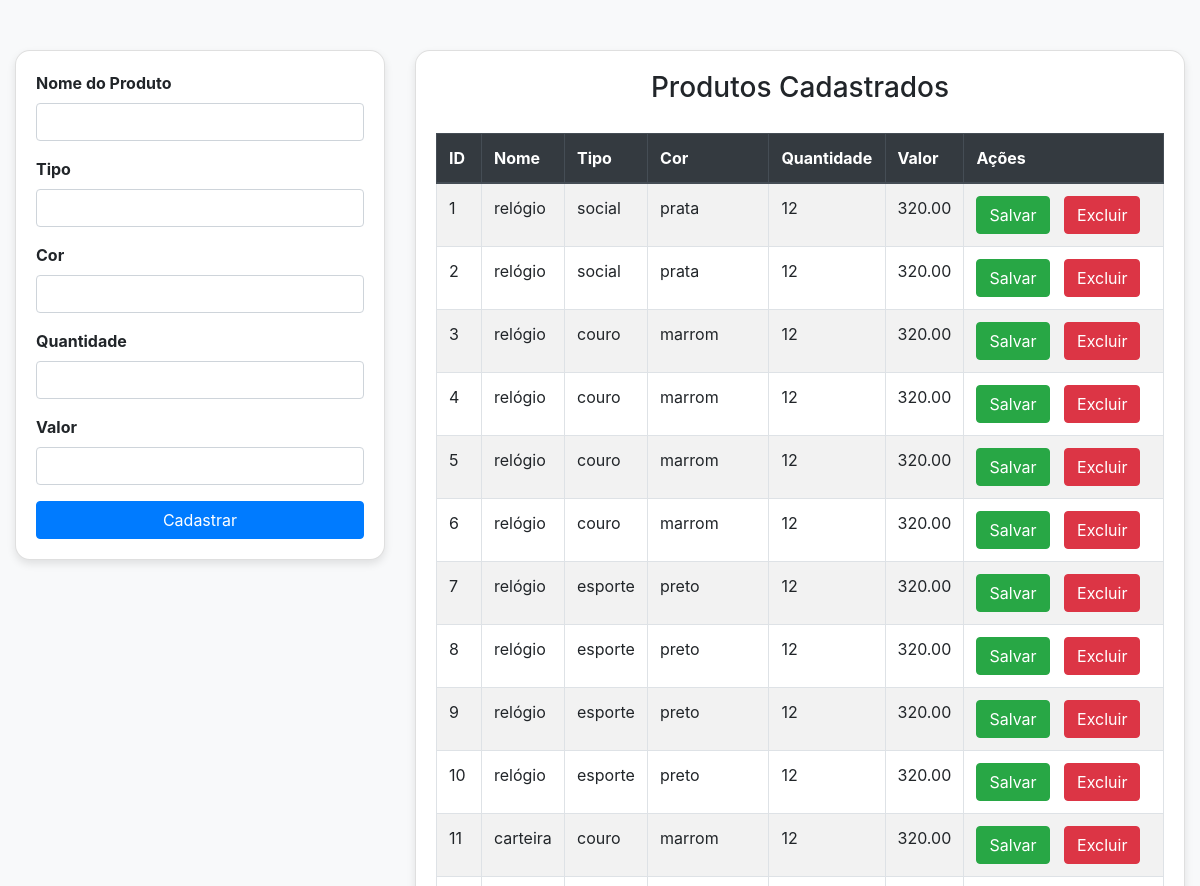
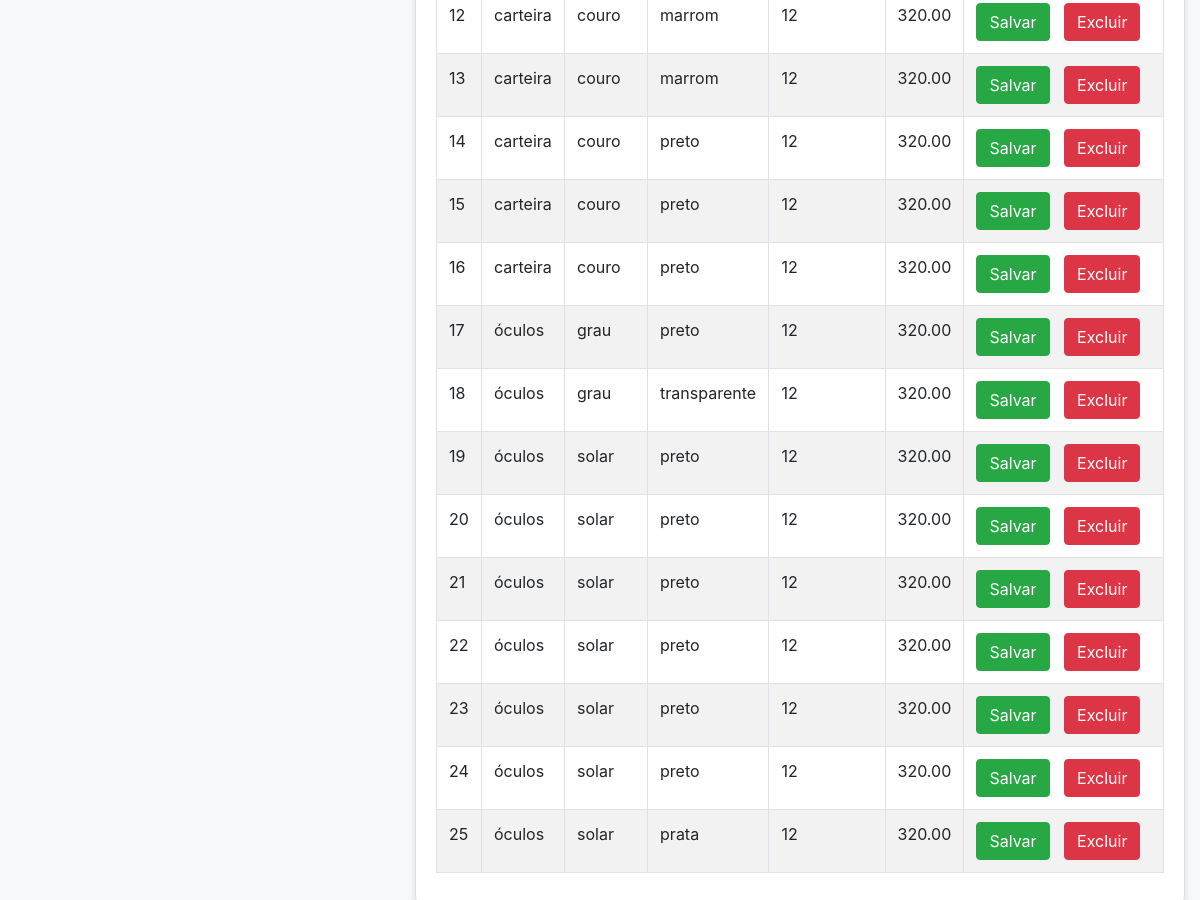
The page /class/CadastrarItem.php on the database its author committed (2 pictures, top to bottom).
### tables this page shows
CREATE TABLE `produtos` (
    `id` INT NOT NULL AUTO_INCREMENT,
    `nome` VARCHAR(100) NOT NULL,
    `tipo` VARCHAR(50) NOT NULL,
    `cor` VARCHAR(30),
    `quantidade` INT NOT NULL,
    `valor` DECIMAL(10, 2) NOT NULL,
    PRIMARY KEY (`id`)
);

### class/CadastrarItem.php (the view, shortened to what this page needs)
<?php
class Produto
{
    private $conn;
    public function __construct($conn)
    {
        $this->conn = $conn;
    }
    public function listar()
    {
        $sql = "SELECT * FROM produtos";
        $stmt = $this->conn->prepare($sql);
        $stmt->execute();
        return $stmt->fetchAll(PDO::FETCH_ASSOC);
    }
}
$database = new Database();
$conn = $database->getConnection();
$produto = new Produto($conn);
$produtos = $produto->listar();
?>
<!DOCTYPE html>
<html lang="pt-BR">
<head>
    <link href="https://stackpath.bootstrapcdn.com/bootstrap/4.5.2/css/bootstrap.min.css" rel="stylesheet">
    <link rel="stylesheet" href="https://cdnjs.cloudflare.com/ajax/libs/font-awesome/5.15.3/css/all.min.css">
</head>
<body>
    <div class="container">
        <div class="row">
            <div class="col-md-4">
                <div class="card">
                    <form id="cadastroForm" action="<?php echo htmlspecialchars($_SERVER["PHP_SELF"]); ?>"
                        method="POST">
                        <div class="form-group">
                            <label for="nome">Nome do Produto</label>
                            <input type="text" class="form-control" id="nome" name="nome" required>
                        </div>
                        <div class="form-group">
                            <label for="tipo">Tipo</label>
                            <input type="text" class="form-control" id="tipo" name="tipo" required>
                        </div>
                        <div class="form-group">
                            <label for="cor">Cor</label>
                            <input type="text" class="form-control" id="cor" name="cor">
                        </div>
                        <div class="form-group">
                            <label for="quantidade">Quantidade</label>
                            <input type="number" class="form-control" id="quantidade" name="quantidade" required>
                        </div>
                        <div class="form-group">
                            <label for="valor">Valor</label>
                            <input type="text" class="form-control" id="valor" name="valor" required>
                        </div>
                        <button type="submit" class="btn btn-primary btn-block">Cadastrar</button>
                    </form>
                </div>
            </div>
            <div class="col-md-8">
                <div class="card">
                    <h3 class="text-center">Produtos Cadastrados</h3>
                    <table class="table table-bordered table-striped">
                        <thead class="thead-dark">
                            <tr>
                                <th>ID</th>
                                <th>Nome</th>
                                <th>Tipo</th>
                                <th>Cor</th>
                                <th>Quantidade</th>
                                <th>Valor</th>
                                <th>Ações</th>
                            </tr>
                        </thead>
                        <tbody>
                            <?php foreach ($produtos as $produto): ?>
                                <tr>
                                    <td><?php echo htmlspecialchars($produto['id']); ?></td>
                                    <td contenteditable="true"><?php echo htmlspecialchars($produto['nome']); ?></td>
                                    <td contenteditable="true"><?php echo htmlspecialchars($produto['tipo']); ?></td>
                                    <td contenteditable="true"><?php echo htmlspecialchars($produto['cor']); ?></td>
                                    <td contenteditable="true"><?php echo htmlspecialchars($produto['quantidade']); ?></td>
                                    <td contenteditable="true"><?php echo htmlspecialchars($produto['valor']); ?></td>
                                    <td>
                                        <button class="btn btn-success save-icon"
                                            data-id="<?php echo $produto['id']; ?>">Salvar</button>
                                        <button class="btn btn-danger delete-icon"
                                            data-id="<?php echo $produto['id']; ?>">Excluir</button>
                                    </td>
                                </tr>
                            <?php endforeach; ?>
                        </tbody>
                    </table>
                </div>
            </div>
        </div>
    </div>
</body>
</html>

### class/CadastrarItem.php (style rules this page uses)
body { background-color: #f8f9fa; }
.container { max-width: 1200px; margin-top: 50px; }
.card { padding: 20px; border-radius: 15px; box-shadow: 0 4px 8px rgba(0, 0, 0, 0.1); }
.form-group label { font-weight: bold; }
.table { margin-top: 20px; }
.save-icon, .delete-icon { cursor: pointer; margin-right: 10px; }

### rows shown on the page
produtos: id "1", nome "relógio", tipo "social", cor "prata", quantidade "12", valor "320.00"
produtos: id "2", nome "relógio", tipo "social", cor "prata", quantidade "12", valor "320.00"
produtos: id "3", nome "relógio", tipo "couro", cor "marrom", quantidade "12", valor "320.00"
produtos: id "4", nome "relógio", tipo "couro", cor "marrom", quantidade "12", valor "320.00"
produtos: id "5", nome "relógio", tipo "couro", cor "marrom", quantidade "12", valor "320.00"
produtos: id "6", nome "relógio", tipo "couro", cor "marrom", quantidade "12", valor "320.00"
produtos: id "7", nome "relógio", tipo "esporte", cor "preto", quantidade "12", valor "320.00"
produtos: id "8", nome "relógio", tipo "esporte", cor "preto", quantidade "12", valor "320.00"
produtos: id "9", nome "relógio", tipo "esporte", cor "preto", quantidade "12", valor "320.00"
produtos: id "10", nome "relógio", tipo "esporte", cor "preto", quantidade "12", valor "320.00"
produtos: id "11", nome "carteira", tipo "couro", cor "marrom", quantidade "12", valor "320.00"
produtos: id "12", nome "carteira", tipo "couro", cor "marrom", quantidade "12", valor "320.00"
produtos: id "13", nome "carteira", tipo "couro", cor "marrom", quantidade "12", valor "320.00"
produtos: id "14", nome "carteira", tipo "couro", cor "preto", quantidade "12", valor "320.00"
produtos: id "15", nome "carteira", tipo "couro", cor "preto", quantidade "12", valor "320.00"
produtos: id "16", nome "carteira", tipo "couro", cor "preto", quantidade "12", valor "320.00"
produtos: id "17", nome "óculos", tipo "grau", cor "preto", quantidade "12", valor "320.00"
produtos: id "18", nome "óculos", tipo "grau", cor "transparente", quantidade "12", valor "320.00"
produtos: id "19", nome "óculos", tipo "solar", cor "preto", quantidade "12", valor "320.00"
produtos: id "20", nome "óculos", tipo "solar", cor "preto", quantidade "12", valor "320.00"
produtos: id "21", nome "óculos", tipo "solar", cor "preto", quantidade "12", valor "320.00"
produtos: id "22", nome "óculos", tipo "solar", cor "preto", quantidade "12", valor "320.00"
produtos: id "23", nome "óculos", tipo "solar", cor "preto", quantidade "12", valor "320.00"
produtos: id "24", nome "óculos", tipo "solar", cor "preto", quantidade "12", valor "320.00"
produtos: id "25", nome "óculos", tipo "solar", cor "prata", quantidade "12", valor "320.00"
